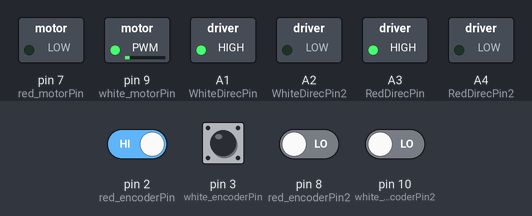
This sketch was run on a simulated Arduino Uno, built with avr-gcc and run on an emulated ATmega328P. Parts: switched loads named in the sketch (green lamp = pin HIGH). Dashed ring = blinking. The test bench sets the inputs (shaded band); at power-on: pin 2 (red_encoderPin), pin 3 (white_encoderPin) HIGH, pin 8 (red_encoderPin2), pin 10 (white_encoderPin2) LOW.

Above: at 1.08 s.
1.3 s: pin 3 (white_encoderPin) driven LOW
4.3 s: pin 3 (white_encoderPin) pulsed HIGH 2 times (0.12 s each, 0.3 s apart)
At 5.82 s:
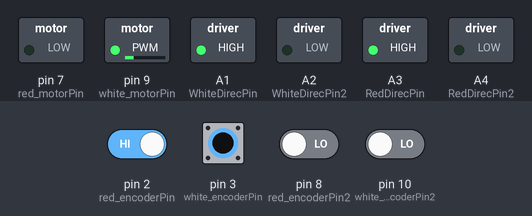
7.8 s: pin 2 (red_encoderPin) driven LOW
10.8 s: pin 3 (white_encoderPin) pulsed HIGH 5 times (0.12 s each, 0.3 s apart)
At 12.01 s:
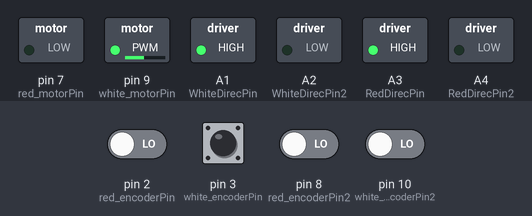
Timing chart, 0 to 21.0 s (numbered marks = the images above; inputs shaded):
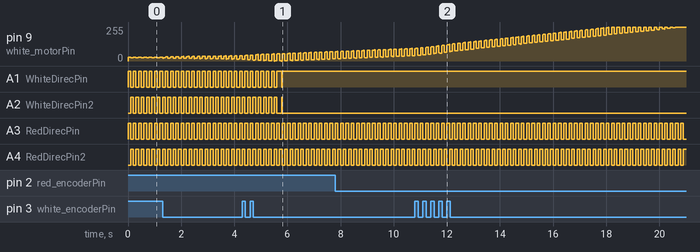

The sketch:

Elec391_GroupB10_Code.ino
```cpp
#include <TimerOne.h>

// Direction Pins
#define WhiteDirecPin   A1
#define WhiteDirecPin2  A2
#define RedDirecPin     A3
#define RedDirecPin2    A4

// Assorted Constants
#define INTERRUPT_TO_RAD 0.0628
#define SUPPLY_VOLTAGE 8
#define ANGLE_MAX 0.6
#define ANGLE_MIN -0.6

/*************************
        White motor
**************************/

// Digital Pins
int white_motorPin = 9;
int white_encoderPin = 3;
int white_encoderPin2 = 10;

// Initial displacement
int white_displacement = 0;

// PID values
double white_errorTotal = 0;
double white_lastError = 0;
int white_lastTime = 0;
double white_lastSetpoint = 0;

double input_white = 0, output_white = 0, setpoint_white = 0;

double kp_white = 1.4;
double ki_white = 0.0005;
double kd_white = 0.00001;

/*************************
        Red motor
**************************/

// Digital Pins
int red_motorPin = 7;
int red_encoderPin = 2;
int red_encoderPin2 = 8;

// Initial displacement
int red_displacement = 0;

// PID values
double red_errorTotal = 0;
double red_lastError = 0;
int red_lastTime = 0;
double red_lastSetpoint = 0;

double input_red= 0, output_red = 0, setpoint_red= 0;

double kp_red = 0.5;
double ki_red = 0;
double kd_red = 0;


/*************************
* Setup
*
* Initializes Timer1, Configures all pins, Attaches interrupts to encoder pins, initializes setpoints
*
**************************/
void setup() {

  Serial.begin(9600);

  // Configure Timer 1
  Timer1.initialize(100000);             // Interrupt time in us
  Timer1.attachInterrupt(timer_one_ISR);

  // FOR TESTING: initial setpoint
  setpoint_white = ANGLE_MAX;
  setpoint_red = ANGLE_MAX;

  /*************************
          White motor
  **************************/
  // Configure digital pins

  pinMode(white_motorPin, OUTPUT);
  pinMode(white_encoderPin, INPUT);
  pinMode(white_encoderPin2, INPUT);
  pinMode(WhiteDirecPin, OUTPUT);
  pinMode(WhiteDirecPin, OUTPUT);

  // Configure ISR for white encoder
  attachInterrupt(digitalPinToInterrupt(white_encoderPin), white_encoder_ISR, FALLING);

  /*************************
          Red motor
  **************************/
  // Configure digital pins
  pinMode(red_motorPin, OUTPUT);
  pinMode(red_encoderPin, INPUT);
  pinMode(red_encoderPin2, INPUT);
  pinMode(RedDirecPin, OUTPUT);
  pinMode(RedDirecPin, OUTPUT);

  // Configure ISR for red encoder
  attachInterrupt(digitalPinToInterrupt(red_encoderPin), red_encoder_ISR, FALLING);
}

/********************************
* loop
*
* Main loop of code, calls compute_PID and PWM_out functions
* All plotting on the serial monitor should go here
*
********************************/
void loop() {

  compute_PID_white_motor();
  PWM_out(output_white, WhiteDirecPin, WhiteDirecPin2, white_motorPin);

  compute_PID_red_motor();
  PWM_out(output_red, RedDirecPin, RedDirecPin2, red_motorPin);

}

/*************************
* PWM_out
* Inputs: PID value of desired motor, pins related to desired motor
* Outputs: None
*
* Converts output of PID controller to direction and power for motor. Both motors use this function
*
***************************/
void PWM_out(double pid_out, int direcPin, int direc2Pin, int motorPin) {

  // Determine direction
  if (pid_out < 0) {
    analogWrite(direcPin, 0);
    analogWrite(direc2Pin, 255);
  }
  else
  {
    analogWrite(direcPin, 255);
    analogWrite(direc2Pin, 0);
  }

  // Convert voltage to PWM signal
  int pwm_val = round((abs(pid_out) / SUPPLY_VOLTAGE) * 255);
  analogWrite(motorPin, pwm_val);
}

/**************************
* white_encoder_ISR
*
* Interrupt Service Routine that triggers on every falling edge of the white motor
* Determines direction and increments or decrements displacement accordingly
* Converts displacement into radians
*
******************************/
void white_encoder_ISR() {

  // If the other signal is high on the falling edge of the first signal, we are going forwards
  if (digitalRead(white_encoderPin2)) {
    white_displacement++;
  }

  // Otherwise, we go backwards
  else {
    white_displacement--;
  }

  // Convert the displacement (in interrupts) to radians
  input_white = white_displacement * INTERRUPT_TO_RAD;
}


/**************************
* red_encoder_ISR
*
* Interrupt Service Routine that triggers on every falling edge of the red motor
* Determines direction and increments or decrements displacement accordingly
* Converts displacement into radians
*
**************************/
void red_encoder_ISR() {

  // If the other signal is high on the falling edge of the first signal, we are going forwards
  if (digitalRead(red_encoderPin2)) {
    red_displacement++;
  }

  // Otherwise, we go backwards
  else {
    red_displacement--;
  }

  // Convert the displacement (in interrupts) to radians
  input_red = red_displacement * INTERRUPT_TO_RAD;
}


/****************************
* timer_one_ISR
*
* Interrupt services routine that triggers every time timer 1 ticks
* Inverts setpoint to draw a line
*
*****************************/
void timer_one_ISR() {
  setpoint_white = -setpoint_white;
  setpoint_red = -setpoint_red;
}

/*****************************
* compute_PID_white_motor
*
* Computes error, total error, and change in error since last reading for the white motor
* Scales error by PID constants
*
******************************/
void compute_PID_white_motor() {

  double error, derivativeError, errorChange;
  int currentTime = micros();
  int timeChange = currentTime - white_lastTime;

  error = setpoint_white - input_white;          // Calculate error

  if (setpoint_white != white_lastSetpoint)
    derivativeError = -input_white;
  else
    derivativeError = error;

  errorChange = derivativeError - white_lastError;   // Difference between error and lastError for derivative term

  white_errorTotal += error;                      // Total error for integral term

  double pid_val = kp_white*error + ki_white*white_errorTotal + kd_white*errorChange/timeChange;       // Calculate PID error

  output_white = constrain(pid_val, -255, 255);                                    //Constrain to useful value

  white_lastError = error;
  white_lastTime = currentTime;
  white_lastSetpoint = setpoint_white;

}

/*****************************
* compute_PID_red_motor
*
* Computes error, total error, and change in error since last reading for the red motor
* Scales error by PID constants
*
*****************************/
void compute_PID_red_motor() {

  double error, derivativeError, errorChange;
  int currentTime = micros();
  int timeChange = currentTime - red_lastTime;

  error = setpoint_red - input_red;          // Calculate error

  if (setpoint_red != red_lastSetpoint)
    derivativeError = -input_red;
  else
    derivativeError = error;

  errorChange = derivativeError - red_lastError;   // Difference between error and lastError for derivative term

  red_errorTotal += error;                      // Total error for integral term

  double pid_val = kp_red*error + ki_red*red_errorTotal + kd_red*errorChange/timeChange;       // Calculate PID error

  output_red = constrain(pid_val, -255, 255);                                    //Constrain to useful value

  red_lastError = error;
  red_lastTime = currentTime;
  red_lastSetpoint = setpoint_red;
}
```

Measured:
- by itself, A3 (RedDirecPin), A4 (RedDirecPin2): alternates HIGH for 0.10 s and LOW for 0.10 s
